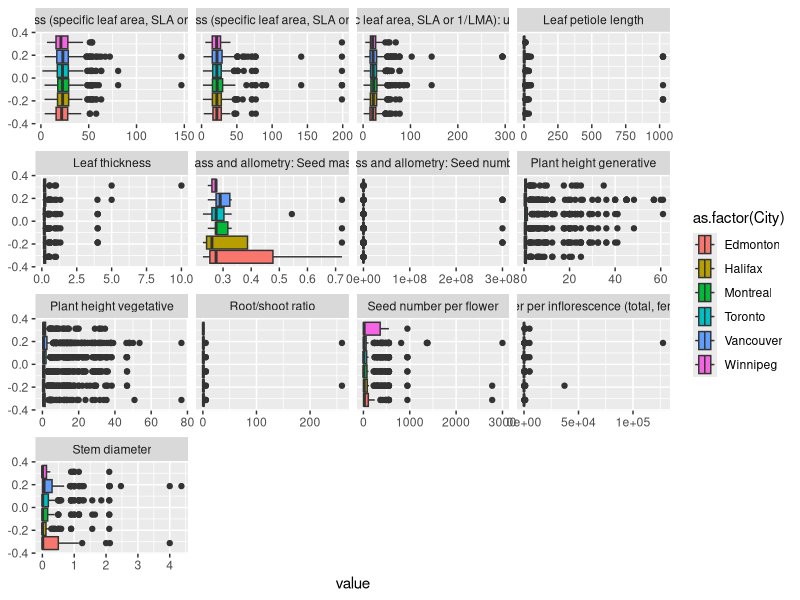
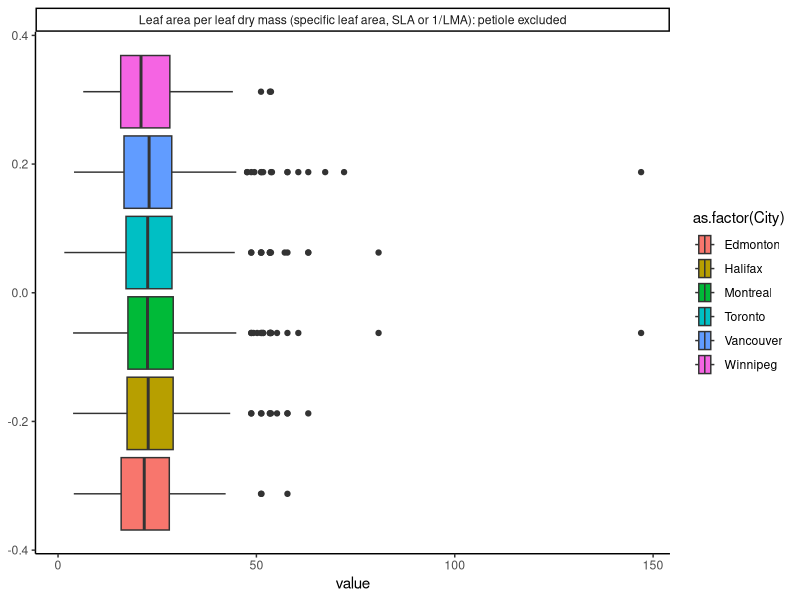
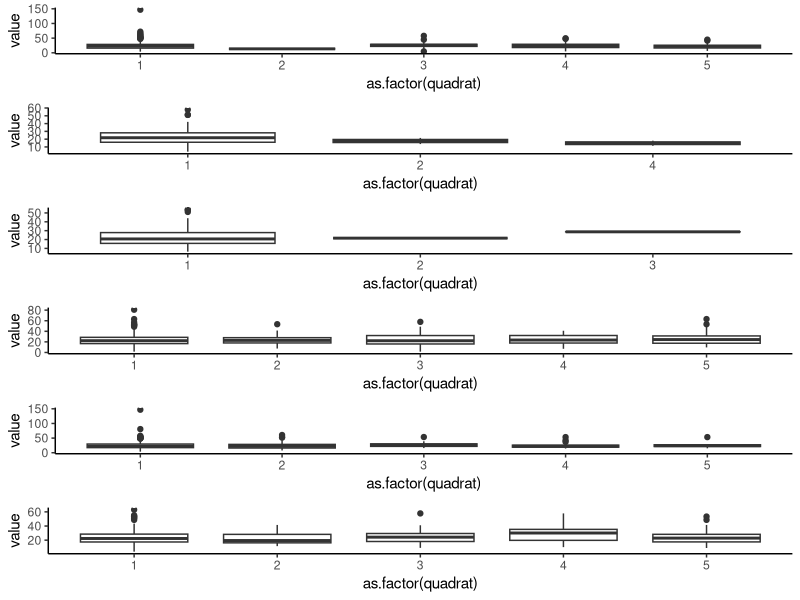

Generate these figures, in order, with R:
library(dplyr)
library(ggplot2)
library(ggbeeswarm)
library(gridExtra)

species_traits <- read.csv("data/species_and_their_traits.csv", header = TRUE, stringsAsFactors = FALSE)

unique(species_traits$TraitName)
unique(species_traits$quadrat)

species_traits %>%
    group_by(TraitName) %>%
    summarize(n())

SLA <- species_traits %>%
    filter(TraitName=="Leaf area per leaf dry mass (specific leaf area, SLA or 1/LMA): petiole excluded")

unique(SLA)
write.csv(SLA, "SLA_data.csv")

# boxplots of species traits by city
ggplot(species_traits, aes(x=value, fill=as.factor(City))) +
    facet_wrap(. ~ TraitName, scales="free_x") +
    geom_boxplot()


meansd <- species_traits %>%
    group_by(City, quadrat, TraitName) %>%
    summarise(sd = sd(value))

### boxplots of SLA

SLA_boxplot <- ggplot(SLA, aes(x=value, fill=as.factor(City))) +
    facet_wrap(. ~ TraitName, scales="free_x") +
    geom_boxplot() +
    theme_classic()

SLA_boxplot

### Cities 

colnames(SLA)

# Edmonton YEG

SLA_YEG <- SLA %>% 
    filter(City == "Edmonton")

unique(SLA_YEG$quadrat) # 1, 2, 4

YEG <- ggplot(SLA_YEG, aes(x = as.factor(quadrat), y = value))

YEGS <- YEG + geom_boxplot() +
    theme_classic()

# Halifax YHZ

SLA_YHZ <- SLA %>% 
    filter(City == "Halifax")

unique(SLA_YHZ$quadrat) # 1, 2, 3, 4, 5

YHZ <- ggplot(SLA_YHZ, aes(x = as.factor(quadrat), y = value))

YHZS <-YHZ + geom_boxplot() +
    theme_classic()

# Vancouver YVR

SLA_YVR <- SLA %>% 
    filter(City == "Vancouver")

unique(SLA_YVR$quadrat) # 1, 2, 3, 4, 5

YVR <- ggplot(SLA_YVR, aes(x = as.factor(quadrat), y = value))

YVRS <- YVR + geom_boxplot() +
    theme_classic()


# Winnipeg  YWG
SLA_YWG <- SLA %>% 
    filter(City == "Winnipeg")

unique(SLA_YWG$quadrat) # 1, 2, 3

YWG <- ggplot(SLA_YWG, aes(x = as.factor(quadrat), y = value))

YWGS <- YWG + geom_boxplot() +
    theme_classic()

# Toronto YYZ

SLA_YYZ <- SLA %>% 
    filter(City == "Toronto")

unique(SLA_YYZ$quadrat) # 1, 2, 3, 4, 5

YYZ <- ggplot(SLA_YYZ, aes(x = as.factor(quadrat), y = value))

YYZS <- YYZ + geom_boxplot() +
    theme_classic()

# Montreal YUL

SLA_YUL <- SLA %>% 
    filter(City == "Montreal")

unique(SLA_YUL$quadrat) # 1, 2, 3, 4, 5

YUL <- ggplot(SLA_YUL, aes(x = as.factor(quadrat), y = value))

YULS <- YUL + geom_boxplot() +
    theme_classic()

grid.arrange(YVRS, YEGS, YWGS, YYZS, YULS, YHZS, nrow = 6)
